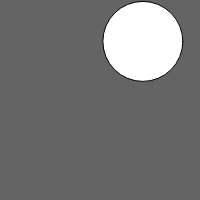
Frame 1 (no input)
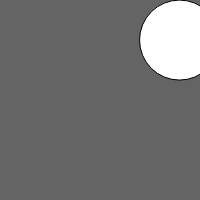
Frame 60 (no input)
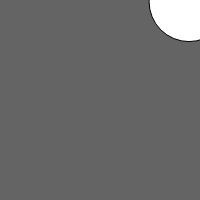
Frame 120 (the mouse pressed at the canvas centre since frame 60)

The p5.js sketch that drew these frames (run headless with seeded random() and noise() and a simulated clock; from frame 60 on, the mouse is pressed at the canvas centre):

// p5.js sketch
// ── sketch.js
function setup() {
createCanvas(200,200)
}

function draw() {
	background(100);
    ellipse(random(200), random(200), 80, 80);
}
